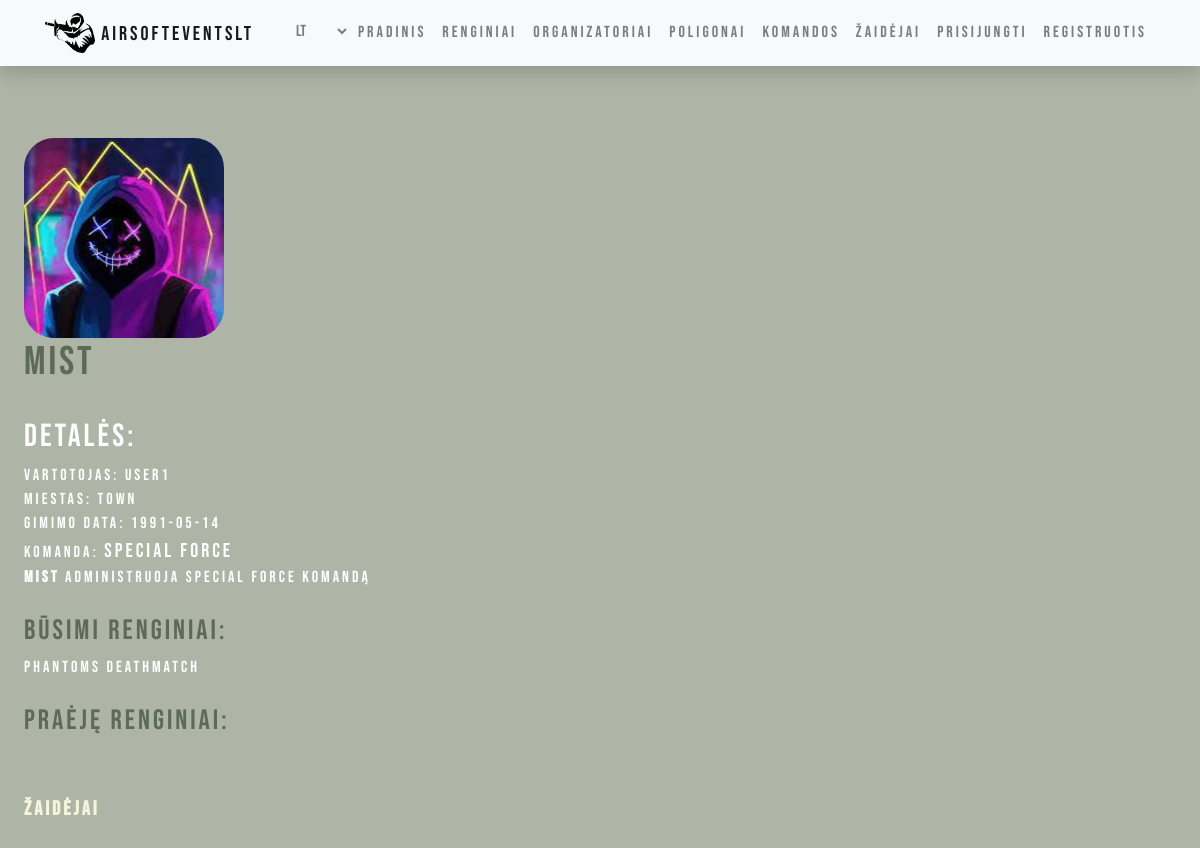
Screenshot of /teams/players/4 with the database file from the repository.
### teams/models.py (models this page shows, shortened)
class Player(models.Model):
    profile = models.OneToOneField('Profile', related_name='player', on_delete=models.CASCADE, null=True, blank=True)
    n_name = models.CharField(_('Nickname of the player'), max_length=150, default=_("New Player"))
    picture = models.ImageField(_('Picture'), default="default.png", upload_to="profile_pics/")
    team = models.ForeignKey('Team', related_name='players', help_text=_('Team'), on_delete=models.SET_NULL, null=True, default=Team.get_default_pk)
    events = models.ManyToManyField("events.Event", help_text=_('Events'), related_name='registered_players', blank=True)
    player_from = models.CharField(_('Town where player is from'), max_length=150)
    date_of_birth = models.DateField(_('Date of birth'), null=True, blank=True)
    team_leader = models.BooleanField(default=False)
    class Meta:
        verbose_name = _("Player")
        verbose_name_plural = _("Players")

class Profile(models.Model):
    user = models.OneToOneField(User, on_delete=models.CASCADE)
    is_organizer = models.BooleanField(default=False)
    is_player = models.BooleanField(default=False)

class Team(models.Model):
    id = models.UUIDField(primary_key=True, default=uuid.uuid4, help_text=_('Unique team ID'))
    name = models.CharField(_('Name of the Team'), max_length=150)
    contacts = models.CharField(_('Contacts'), max_length=150)
    emblem = models.ImageField(default="team_default.png", upload_to="team_pics/")
    class Meta:
        verbose_name = _("Team")
        verbose_name_plural = _("Teams")
    def __str__(self):
        return self.name

### events/models.py (models this page shows, shortened)
class Event(models.Model):
    name = models.CharField(_('Name of the event'),  max_length=150)
    date = models.DateField(_('Date of event'), null=True, blank=True)
    time = models.TimeField(_('Time of event'), null=True, blank=True, help_text=_('i.e.: 12:00 PM'))
    organizer = models.ForeignKey("Organizer", help_text=_("Organizer"), related_name='event_organizers', on_delete=models.SET_NULL, null=True)
    field = models.ForeignKey('Field', help_text=_("Field"), related_name='field_event', default=Field.get_default_field_pk, on_delete=models.SET_NULL, null=True)
    description = HTMLField(help_text=_("Field"), null=True)
    price = models.FloatField(_("Price"))
    max_players = models.IntegerField(_("Maximum player number"))
    created_on = models.DateTimeField(auto_now_add=True)
    EVENT_STATUS = (
        ('a', 'active'),
        ('i', 'inactive'),
    )
    status = models.CharField(max_length=1, choices=EVENT_STATUS, blank=True, default='a', help_text=_('Status'),)
    class Meta:
        ordering = ['-date']
        verbose_name = _("Event")
        verbose_name_plural = _("Events")

### teams/views.py (the view)
# urls.py: path('players/<int:pk>', views.PlayerDetailView.as_view(), name='player_detail'),
class PlayerDetailView(generic.DetailView):
    model = Player
    template_name = 'player_detail.html'

### teams/templates/player_detail.html (shortened to what this page needs)
{% extends "base.html" %}
{% load i18n %}
{% block content %}
    <div class='indented main-font'>
        <div><img class="profile-picture" src="{{ player.picture.url }}"></div>
        <h1 class='secondary-font'>{{ player.n_name }}</h1>
        <br>
        <h2>{% trans "Details" %}:</h2>
        <div>{% trans "User" %}: {{ player.profile.user }}</div>
        <div>{% trans "Hometown" %}: {{ player.player_from }}</div>
        <div>{% trans "Date of birth" %}: {{ player.date_of_birth|date:'Y-m-d' }}</div>
        <div>{% trans "Team" %}: <a class='link' href="{% url 'team_detail' player.team.id %}"> {{ player.team }}</a></div>
        {% if player.team_leader == True %}
            <div><strong>{{ player.n_name }}</strong> {% trans "is the leader of" %} {{ player.team }} {% trans "team" %}</div>
        {% endif %}
        <div>
            <br>
            <h3 class='secondary-font'>{% trans "Registered events" %}:</h3>
            {% for event in player.events.all %}
                {% if event.status == 'a' %}
                    {{ event.name }}<br>
                {% endif %}
            {% endfor %}
        </div>
        <div>
            <br>
            <h3 class='secondary-font'>{% trans "Events Participated" %}:</h3>
        </div>
        <br>
        <br>
        <a class='link'style='color:beige' href="{% url 'players' %}"><div style='font-size:20px'><strong>{% trans "Player list" %}</strong></div></a>
    </div>
{% endblock %}

### events/static/css/styles.css (style rules this page uses)
body { background-color: rgb(174, 180, 166); }
.indented { padding-left: 5%; padding: 2%; }
.profile-picture { width: 200px; height: 200px; border-radius: 15%; }
.main-font { color:white; font-family:"Bebas Neue"; letter-spacing: 3px; }
.secondary-font { color: rgb(92, 106, 86); font-family:"Bebas Neue"; letter-spacing: 3px; }
.link { text-decoration: none; color: inherit; font-size: 20px; -webkit-transition: 0.5s; }

### rows the page displays
Player: picture (picture), n_name "Mist", profile.user "user1", player_from "Town", date_of_birth "1991-05-14", team "Special Force"
Event: name "PHantoms Deathmatch"

### other values shown
form field language "lt"
